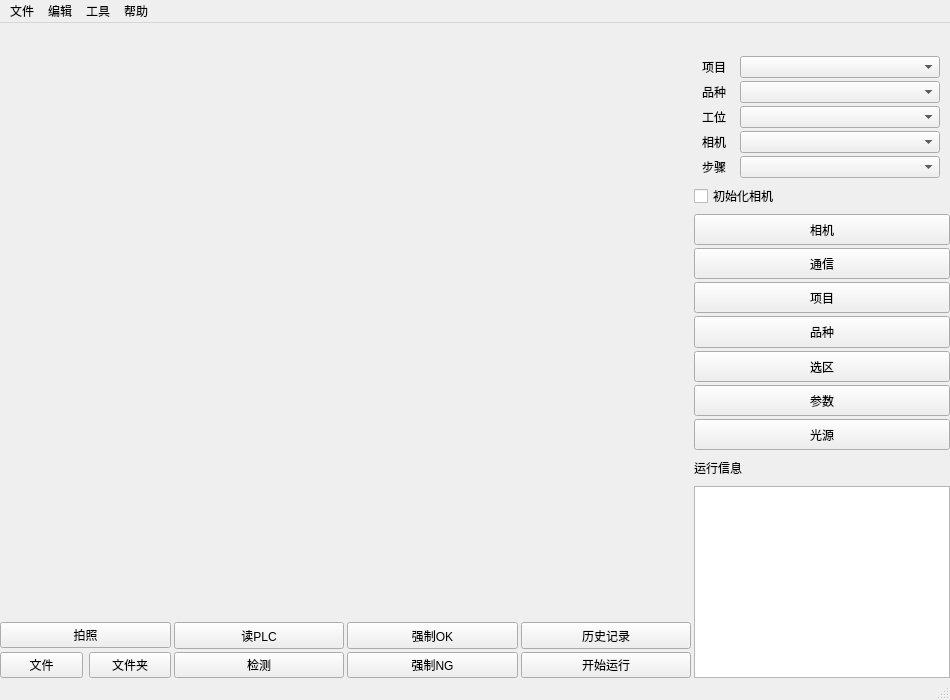
<?xml version="1.0" encoding="UTF-8"?>
<ui version="4.0">
 <class>MainWindow</class>
 <widget class="QMainWindow" name="MainWindow">
  <property name="geometry">
   <rect>
    <x>0</x>
    <y>0</y>
    <width>950</width>
    <height>700</height>
   </rect>
  </property>
  <property name="mouseTracking">
   <bool>false</bool>
  </property>
  <property name="windowTitle">
   <string>MFVision</string>
  </property>
  <property name="windowIcon">
   <iconset resource="image.qrc">
    <normaloff>:/image/image/logo6.png</normaloff>:/image/image/logo6.png</iconset>
  </property>
  <property name="windowOpacity">
   <double>3.000000000000000</double>
  </property>
  <property name="styleSheet">
   <string notr="true"/>
  </property>
  <widget class="QWidget" name="centralWidget">
   <layout class="QHBoxLayout" name="horizontalLayout">
    <property name="spacing">
     <number>3</number>
    </property>
    <property name="leftMargin">
     <number>0</number>
    </property>
    <property name="topMargin">
     <number>0</number>
    </property>
    <property name="rightMargin">
     <number>0</number>
    </property>
    <property name="bottomMargin">
     <number>0</number>
    </property>
    <item>
     <layout class="QVBoxLayout" name="verticalLayout_6">
      <property name="spacing">
       <number>2</number>
      </property>
      <property name="topMargin">
       <number>0</number>
      </property>
      <item>
       <widget class="QWidget" name="widget" native="true">
        <property name="sizePolicy">
         <sizepolicy hsizetype="Expanding" vsizetype="Expanding">
          <horstretch>0</horstretch>
          <verstretch>0</verstretch>
         </sizepolicy>
        </property>
        <property name="mouseTracking">
         <bool>false</bool>
        </property>
       </widget>
      </item>
      <item>
       <layout class="QHBoxLayout" name="horizontalLayout_11">
        <property name="spacing">
         <number>3</number>
        </property>
        <property name="leftMargin">
         <number>2</number>
        </property>
        <property name="rightMargin">
         <number>2</number>
        </property>
       </layout>
      </item>
      <item>
       <layout class="QHBoxLayout" name="horizontalLayout_2">
        <property name="spacing">
         <number>3</number>
        </property>
        <property name="topMargin">
         <number>0</number>
        </property>
        <item>
         <layout class="QVBoxLayout" name="verticalLayout_8">
          <property name="spacing">
           <number>3</number>
          </property>
          <item>
           <widget class="QPushButton" name="pbtnTakePhoto">
            <property name="sizePolicy">
             <sizepolicy hsizetype="Minimum" vsizetype="Preferred">
              <horstretch>0</horstretch>
              <verstretch>0</verstretch>
             </sizepolicy>
            </property>
            <property name="text">
             <string>拍照</string>
            </property>
           </widget>
          </item>
          <item>
           <layout class="QHBoxLayout" name="horizontalLayout_7">
            <property name="topMargin">
             <number>1</number>
            </property>
            <item>
             <widget class="QPushButton" name="pbtnReadImage">
              <property name="sizePolicy">
               <sizepolicy hsizetype="Minimum" vsizetype="Preferred">
                <horstretch>0</horstretch>
                <verstretch>0</verstretch>
               </sizepolicy>
              </property>
              <property name="text">
               <string>文件</string>
              </property>
             </widget>
            </item>
            <item>
             <widget class="QPushButton" name="pbtnReadImageFolder">
              <property name="sizePolicy">
               <sizepolicy hsizetype="Minimum" vsizetype="Preferred">
                <horstretch>0</horstretch>
                <verstretch>0</verstretch>
               </sizepolicy>
              </property>
              <property name="text">
               <string>文件夹</string>
              </property>
             </widget>
            </item>
           </layout>
          </item>
         </layout>
        </item>
        <item>
         <layout class="QVBoxLayout" name="verticalLayout_4">
          <property name="spacing">
           <number>3</number>
          </property>
          <item>
           <widget class="QPushButton" name="pbtnReadOnceTakePhoto">
            <property name="sizePolicy">
             <sizepolicy hsizetype="Minimum" vsizetype="Preferred">
              <horstretch>0</horstretch>
              <verstretch>0</verstretch>
             </sizepolicy>
            </property>
            <property name="text">
             <string>读PLC</string>
            </property>
           </widget>
          </item>
          <item>
           <widget class="QPushButton" name="pbtnCheck">
            <property name="sizePolicy">
             <sizepolicy hsizetype="Minimum" vsizetype="Preferred">
              <horstretch>0</horstretch>
              <verstretch>0</verstretch>
             </sizepolicy>
            </property>
            <property name="text">
             <string>检测</string>
            </property>
           </widget>
          </item>
         </layout>
        </item>
        <item>
         <layout class="QVBoxLayout" name="verticalLayout_7">
          <property name="spacing">
           <number>3</number>
          </property>
          <item>
           <widget class="QPushButton" name="pbtnForceOK">
            <property name="sizePolicy">
             <sizepolicy hsizetype="Minimum" vsizetype="Preferred">
              <horstretch>0</horstretch>
              <verstretch>0</verstretch>
             </sizepolicy>
            </property>
            <property name="text">
             <string>强制OK</string>
            </property>
           </widget>
          </item>
          <item>
           <widget class="QPushButton" name="pbtnForceNG">
            <property name="sizePolicy">
             <sizepolicy hsizetype="Minimum" vsizetype="Preferred">
              <horstretch>0</horstretch>
              <verstretch>0</verstretch>
             </sizepolicy>
            </property>
            <property name="text">
             <string>强制NG</string>
            </property>
           </widget>
          </item>
         </layout>
        </item>
        <item>
         <layout class="QVBoxLayout" name="verticalLayout_9">
          <property name="spacing">
           <number>3</number>
          </property>
          <item>
           <widget class="QPushButton" name="pbtnReportView">
            <property name="sizePolicy">
             <sizepolicy hsizetype="Minimum" vsizetype="Preferred">
              <horstretch>0</horstretch>
              <verstretch>0</verstretch>
             </sizepolicy>
            </property>
            <property name="text">
             <string>历史记录</string>
            </property>
           </widget>
          </item>
          <item>
           <widget class="QPushButton" name="pbtnRunning">
            <property name="sizePolicy">
             <sizepolicy hsizetype="Minimum" vsizetype="Preferred">
              <horstretch>0</horstretch>
              <verstretch>0</verstretch>
             </sizepolicy>
            </property>
            <property name="text">
             <string>开始运行</string>
            </property>
           </widget>
          </item>
         </layout>
        </item>
       </layout>
      </item>
     </layout>
    </item>
    <item>
     <layout class="QVBoxLayout" name="verticalLayout_5">
      <property name="spacing">
       <number>3</number>
      </property>
      <item>
       <widget class="QLabel" name="label">
        <property name="sizePolicy">
         <sizepolicy hsizetype="Preferred" vsizetype="Preferred">
          <horstretch>0</horstretch>
          <verstretch>0</verstretch>
         </sizepolicy>
        </property>
        <property name="minimumSize">
         <size>
          <width>0</width>
          <height>0</height>
         </size>
        </property>
        <property name="maximumSize">
         <size>
          <width>16777215</width>
          <height>30</height>
         </size>
        </property>
        <property name="text">
         <string/>
        </property>
        <property name="pixmap">
         <pixmap resource="image.qrc">:/image/image/logo6.png</pixmap>
        </property>
        <property name="scaledContents">
         <bool>true</bool>
        </property>
       </widget>
      </item>
      <item>
       <layout class="QHBoxLayout" name="horizontalLayout_5">
        <item>
         <widget class="QLabel" name="label_5">
          <property name="sizePolicy">
           <sizepolicy hsizetype="Fixed" vsizetype="Preferred">
            <horstretch>0</horstretch>
            <verstretch>0</verstretch>
           </sizepolicy>
          </property>
          <property name="text">
           <string>项目</string>
          </property>
         </widget>
        </item>
        <item>
         <widget class="QComboBox" name="cbboxProList">
          <property name="sizePolicy">
           <sizepolicy hsizetype="Fixed" vsizetype="Fixed">
            <horstretch>0</horstretch>
            <verstretch>0</verstretch>
           </sizepolicy>
          </property>
          <property name="minimumSize">
           <size>
            <width>0</width>
            <height>0</height>
           </size>
          </property>
          <property name="maximumSize">
           <size>
            <width>200</width>
            <height>16777215</height>
           </size>
          </property>
         </widget>
        </item>
       </layout>
      </item>
      <item>
       <layout class="QHBoxLayout" name="horizontalLayout_3">
        <item>
         <widget class="QLabel" name="label_2">
          <property name="sizePolicy">
           <sizepolicy hsizetype="Fixed" vsizetype="Preferred">
            <horstretch>0</horstretch>
            <verstretch>0</verstretch>
           </sizepolicy>
          </property>
          <property name="text">
           <string>品种</string>
          </property>
         </widget>
        </item>
        <item>
         <widget class="QComboBox" name="cbboxTypeList">
          <property name="sizePolicy">
           <sizepolicy hsizetype="Fixed" vsizetype="Fixed">
            <horstretch>0</horstretch>
            <verstretch>0</verstretch>
           </sizepolicy>
          </property>
          <property name="minimumSize">
           <size>
            <width>0</width>
            <height>0</height>
           </size>
          </property>
          <property name="maximumSize">
           <size>
            <width>200</width>
            <height>16777215</height>
           </size>
          </property>
         </widget>
        </item>
       </layout>
      </item>
      <item>
       <layout class="QHBoxLayout" name="horizontalLayout_4">
        <item>
         <widget class="QLabel" name="label_3">
          <property name="sizePolicy">
           <sizepolicy hsizetype="Fixed" vsizetype="Preferred">
            <horstretch>0</horstretch>
            <verstretch>0</verstretch>
           </sizepolicy>
          </property>
          <property name="text">
           <string>工位</string>
          </property>
         </widget>
        </item>
        <item>
         <widget class="QComboBox" name="cbboxStationList">
          <property name="sizePolicy">
           <sizepolicy hsizetype="Fixed" vsizetype="Fixed">
            <horstretch>0</horstretch>
            <verstretch>0</verstretch>
           </sizepolicy>
          </property>
          <property name="minimumSize">
           <size>
            <width>0</width>
            <height>0</height>
           </size>
          </property>
          <property name="maximumSize">
           <size>
            <width>200</width>
            <height>16777215</height>
           </size>
          </property>
         </widget>
        </item>
       </layout>
      </item>
      <item>
       <layout class="QHBoxLayout" name="horizontalLayout_6">
        <item>
         <widget class="QLabel" name="label_6">
          <property name="sizePolicy">
           <sizepolicy hsizetype="Fixed" vsizetype="Preferred">
            <horstretch>0</horstretch>
            <verstretch>0</verstretch>
           </sizepolicy>
          </property>
          <property name="text">
           <string>相机</string>
          </property>
         </widget>
        </item>
        <item>
         <widget class="QComboBox" name="cbboxStationCamList">
          <property name="sizePolicy">
           <sizepolicy hsizetype="Fixed" vsizetype="Fixed">
            <horstretch>0</horstretch>
            <verstretch>0</verstretch>
           </sizepolicy>
          </property>
          <property name="minimumSize">
           <size>
            <width>0</width>
            <height>0</height>
           </size>
          </property>
          <property name="maximumSize">
           <size>
            <width>200</width>
            <height>16777215</height>
           </size>
          </property>
         </widget>
        </item>
       </layout>
      </item>
      <item>
       <layout class="QHBoxLayout" name="horizontalLayout_8">
        <item>
         <widget class="QLabel" name="label_7">
          <property name="sizePolicy">
           <sizepolicy hsizetype="Fixed" vsizetype="Preferred">
            <horstretch>0</horstretch>
            <verstretch>0</verstretch>
           </sizepolicy>
          </property>
          <property name="text">
           <string>步骤</string>
          </property>
         </widget>
        </item>
        <item>
         <widget class="QComboBox" name="cbboxCamStep">
          <property name="sizePolicy">
           <sizepolicy hsizetype="Fixed" vsizetype="Fixed">
            <horstretch>0</horstretch>
            <verstretch>0</verstretch>
           </sizepolicy>
          </property>
          <property name="minimumSize">
           <size>
            <width>0</width>
            <height>0</height>
           </size>
          </property>
          <property name="maximumSize">
           <size>
            <width>200</width>
            <height>16777215</height>
           </size>
          </property>
         </widget>
        </item>
       </layout>
      </item>
      <item>
       <widget class="QCheckBox" name="chkboxInitCam">
        <property name="sizePolicy">
         <sizepolicy hsizetype="Fixed" vsizetype="Fixed">
          <horstretch>0</horstretch>
          <verstretch>0</verstretch>
         </sizepolicy>
        </property>
        <property name="minimumSize">
         <size>
          <width>0</width>
          <height>30</height>
         </size>
        </property>
        <property name="text">
         <string>初始化相机</string>
        </property>
       </widget>
      </item>
      <item>
       <widget class="QPushButton" name="pbtnCamSet">
        <property name="sizePolicy">
         <sizepolicy hsizetype="Preferred" vsizetype="Preferred">
          <horstretch>0</horstretch>
          <verstretch>0</verstretch>
         </sizepolicy>
        </property>
        <property name="minimumSize">
         <size>
          <width>0</width>
          <height>0</height>
         </size>
        </property>
        <property name="text">
         <string>相机</string>
        </property>
       </widget>
      </item>
      <item>
       <widget class="QPushButton" name="pbtnComSet">
        <property name="sizePolicy">
         <sizepolicy hsizetype="Preferred" vsizetype="Preferred">
          <horstretch>0</horstretch>
          <verstretch>0</verstretch>
         </sizepolicy>
        </property>
        <property name="minimumSize">
         <size>
          <width>0</width>
          <height>0</height>
         </size>
        </property>
        <property name="text">
         <string>通信</string>
        </property>
       </widget>
      </item>
      <item>
       <widget class="QPushButton" name="pbtnStationSet">
        <property name="sizePolicy">
         <sizepolicy hsizetype="Preferred" vsizetype="Preferred">
          <horstretch>0</horstretch>
          <verstretch>0</verstretch>
         </sizepolicy>
        </property>
        <property name="minimumSize">
         <size>
          <width>0</width>
          <height>0</height>
         </size>
        </property>
        <property name="text">
         <string>项目</string>
        </property>
       </widget>
      </item>
      <item>
       <widget class="QPushButton" name="pbtnTypeSet">
        <property name="sizePolicy">
         <sizepolicy hsizetype="Preferred" vsizetype="Preferred">
          <horstretch>0</horstretch>
          <verstretch>0</verstretch>
         </sizepolicy>
        </property>
        <property name="text">
         <string>品种</string>
        </property>
       </widget>
      </item>
      <item>
       <widget class="QPushButton" name="pbtnEditROI">
        <property name="sizePolicy">
         <sizepolicy hsizetype="Preferred" vsizetype="Preferred">
          <horstretch>0</horstretch>
          <verstretch>0</verstretch>
         </sizepolicy>
        </property>
        <property name="text">
         <string>选区</string>
        </property>
       </widget>
      </item>
      <item>
       <widget class="QPushButton" name="pbtnEditCheckPar">
        <property name="sizePolicy">
         <sizepolicy hsizetype="Preferred" vsizetype="Preferred">
          <horstretch>0</horstretch>
          <verstretch>0</verstretch>
         </sizepolicy>
        </property>
        <property name="text">
         <string>参数</string>
        </property>
       </widget>
      </item>
      <item>
       <widget class="QPushButton" name="pbtnLightSet">
        <property name="sizePolicy">
         <sizepolicy hsizetype="Preferred" vsizetype="Preferred">
          <horstretch>0</horstretch>
          <verstretch>0</verstretch>
         </sizepolicy>
        </property>
        <property name="text">
         <string>光源</string>
        </property>
       </widget>
      </item>
      <item>
       <layout class="QVBoxLayout" name="verticalLayout_2">
        <property name="spacing">
         <number>3</number>
        </property>
        <item>
         <widget class="QLabel" name="label_4">
          <property name="sizePolicy">
           <sizepolicy hsizetype="Fixed" vsizetype="Preferred">
            <horstretch>0</horstretch>
            <verstretch>0</verstretch>
           </sizepolicy>
          </property>
          <property name="minimumSize">
           <size>
            <width>0</width>
            <height>30</height>
           </size>
          </property>
          <property name="text">
           <string>运行信息</string>
          </property>
         </widget>
        </item>
        <item alignment="Qt::AlignRight">
         <widget class="QListWidget" name="lstwgtRunInfo">
          <property name="sizePolicy">
           <sizepolicy hsizetype="Fixed" vsizetype="Preferred">
            <horstretch>0</horstretch>
            <verstretch>0</verstretch>
           </sizepolicy>
          </property>
         </widget>
        </item>
       </layout>
      </item>
     </layout>
    </item>
   </layout>
  </widget>
  <widget class="QStatusBar" name="statusBar"/>
  <widget class="QMenuBar" name="menuBar">
   <property name="geometry">
    <rect>
     <x>0</x>
     <y>0</y>
     <width>950</width>
     <height>26</height>
    </rect>
   </property>
   <widget class="QMenu" name="menuFile">
    <property name="title">
     <string>文件</string>
    </property>
    <addaction name="actionOpenImage"/>
    <addaction name="actionExit"/>
   </widget>
   <widget class="QMenu" name="menuEdit">
    <property name="title">
     <string>编辑</string>
    </property>
    <addaction name="actionEditPro"/>
    <addaction name="actionEditCom"/>
    <addaction name="actionEditCam"/>
    <addaction name="actionEditType"/>
    <addaction name="actionEditROI"/>
    <addaction name="actionEditPar"/>
    <addaction name="actionLightSet"/>
   </widget>
   <widget class="QMenu" name="menuHelp">
    <property name="title">
     <string>帮助</string>
    </property>
    <widget class="QMenu" name="menuLanguage">
     <property name="title">
      <string>语言</string>
     </property>
     <addaction name="actionChinese"/>
     <addaction name="actionEnglish"/>
    </widget>
    <addaction name="menuLanguage"/>
    <addaction name="actionHandbook"/>
    <addaction name="actionAbout"/>
   </widget>
   <widget class="QMenu" name="menuTool">
    <property name="title">
     <string>工具</string>
    </property>
    <widget class="QMenu" name="menuSkin">
     <property name="title">
      <string>皮肤</string>
     </property>
     <addaction name="actionBlackOrange"/>
     <addaction name="actionWhite"/>
     <addaction name="actionMacOS"/>
     <addaction name="actionUbuntu"/>
    </widget>
    <addaction name="menuSkin"/>
    <addaction name="actionReport"/>
    <addaction name="actionLogin"/>
   </widget>
   <addaction name="menuFile"/>
   <addaction name="menuEdit"/>
   <addaction name="menuTool"/>
   <addaction name="menuHelp"/>
  </widget>
  <action name="actionOpenImage">
   <property name="text">
    <string>打开图像</string>
   </property>
  </action>
  <action name="actionExit">
   <property name="text">
    <string>退出</string>
   </property>
  </action>
  <action name="actionEditPro">
   <property name="text">
    <string>项目配置</string>
   </property>
  </action>
  <action name="actionEditCam">
   <property name="text">
    <string>相机配置</string>
   </property>
  </action>
  <action name="actionEditCom">
   <property name="text">
    <string>通信配置</string>
   </property>
  </action>
  <action name="actionHandbook">
   <property name="text">
    <string>手册</string>
   </property>
  </action>
  <action name="actionAbout">
   <property name="text">
    <string>关于</string>
   </property>
  </action>
  <action name="actionEditROI">
   <property name="text">
    <string>选区配置</string>
   </property>
  </action>
  <action name="actionEditPar">
   <property name="text">
    <string>参数配置</string>
   </property>
  </action>
  <action name="actionEditType">
   <property name="text">
    <string>品种配置</string>
   </property>
  </action>
  <action name="actionChinese">
   <property name="text">
    <string>中文</string>
   </property>
  </action>
  <action name="actionEnglish">
   <property name="text">
    <string>English</string>
   </property>
  </action>
  <action name="actionBlackOrange">
   <property name="text">
    <string>blackorange</string>
   </property>
  </action>
  <action name="actionBlack">
   <property name="text">
    <string>black</string>
   </property>
  </action>
  <action name="actionWhite">
   <property name="text">
    <string>white</string>
   </property>
  </action>
  <action name="actionReport">
   <property name="text">
    <string>历史记录</string>
   </property>
  </action>
  <action name="actionLogin">
   <property name="text">
    <string>登录</string>
   </property>
  </action>
  <action name="actionLightSet">
   <property name="text">
    <string>光源配置</string>
   </property>
  </action>
  <action name="actionMacOS">
   <property name="text">
    <string>MacOS</string>
   </property>
  </action>
  <action name="actionUbuntu">
   <property name="text">
    <string>Ubuntu</string>
   </property>
  </action>
 </widget>
 <layoutdefault spacing="6" margin="11"/>
 <resources>
  <include location="image.qrc"/>
 </resources>
 <connections/>
</ui>
